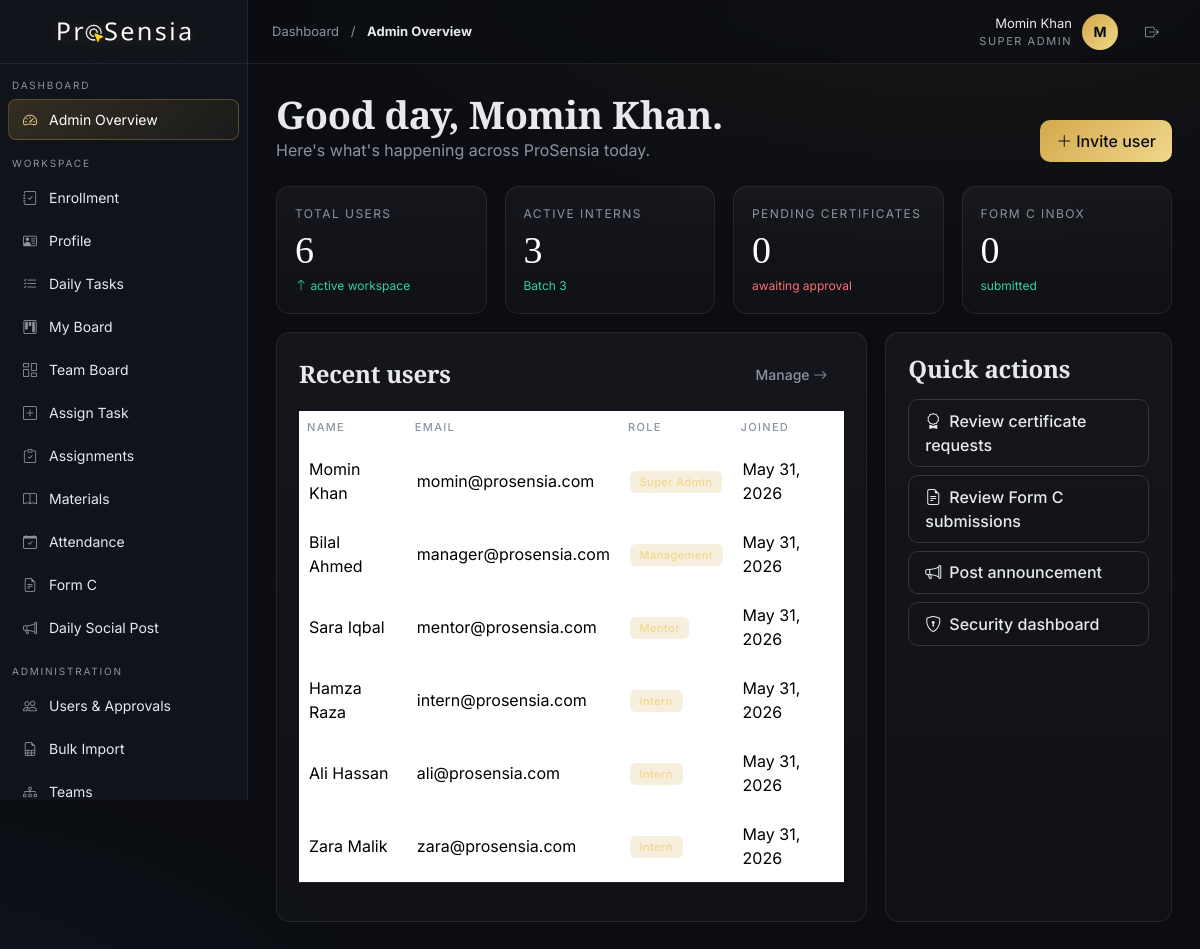
/admin/index.php (signed in), run on the app's committed database.
### tables this page shows
CREATE TABLE users (
  id INT AUTO_INCREMENT PRIMARY KEY,
  name VARCHAR(120) NOT NULL,
  email VARCHAR(160) NOT NULL UNIQUE,
  password VARCHAR(255) NOT NULL,
  role ENUM('super_admin','management','mentor','intern') NOT NULL,
  status ENUM('pending','active','inactive','rejected') DEFAULT 'pending',
  created_at TIMESTAMP DEFAULT CURRENT_TIMESTAMP
);

### admin/index.php (the view, shortened to what this page needs)
<?php
require __DIR__ . '/../includes/header.php';
$counts = [
  'users'      => $pdo->query('SELECT COUNT(*) FROM users')->fetchColumn(),
  'interns'    => $pdo->query("SELECT COUNT(*) FROM users WHERE role='intern'")->fetchColumn(),
  'pending_certs' => $pdo->query("SELECT COUNT(*) FROM certificate_requests WHERE status='pending'")->fetchColumn(),
  'pending_formc' => $pdo->query("SELECT COUNT(*) FROM form_c WHERE status='submitted'")->fetchColumn(),
];
$recent = $pdo->query('SELECT id,name,email,role,created_at FROM users ORDER BY created_at DESC LIMIT 6')->fetchAll();
?>
<div class="d-flex justify-content-between align-items-end mb-4">
  <div>
    <h1 class="serif" style="font-size:38px;margin:0">Good day, <?= e($user['name']) ?>.</h1>
    <p class="muted mb-0">Here's what's happening across ProSensia today.</p>
  </div>
  <a href="<?= base_url('admin/users.php') ?>" class="btn btn-primary"><i class="bi bi-plus-lg me-1"></i>Invite user</a>
</div>
<div class="bento mb-4">
  <div class="span-3 glass kpi"><div class="label">Total users</div><div class="value"><?= (int)$counts['users'] ?></div><div class="delta"><i class="bi bi-arrow-up"></i> active workspace</div></div>
  <div class="span-3 glass kpi"><div class="label">Active interns</div><div class="value"><?= (int)$counts['interns'] ?></div><div class="delta">Batch 3</div></div>
  <div class="span-3 glass kpi"><div class="label">Pending certificates</div><div class="value"><?= (int)$counts['pending_certs'] ?></div><div class="delta down">awaiting approval</div></div>
  <div class="span-3 glass kpi"><div class="label">Form C inbox</div><div class="value"><?= (int)$counts['pending_formc'] ?></div><div class="delta">submitted</div></div>
  <div class="span-8 glass card-pad">
    <div class="d-flex justify-content-between align-items-center mb-3">
      <h4 class="serif m-0">Recent users</h4>
      <a class="btn btn-ghost btn-sm" href="<?= base_url('admin/users.php') ?>">Manage <i class="bi bi-arrow-right"></i></a>
    </div>
    <div class="table-responsive">
    <table class="table table-hover align-middle">
      <thead><tr><th>Name</th><th>Email</th><th>Role</th><th>Joined</th></tr></thead>
      <tbody>
      <?php foreach ($recent as $r): ?>
        <tr>
          <td><?= e($r['name']) ?></td>
          <td class="muted"><?= e($r['email']) ?></td>
          <td><span class="badge b-primary"><?= e(role_label($r['role'])) ?></span></td>
          <td class="muted"><?= e(date('M j, Y', strtotime($r['created_at']))) ?></td>
        </tr>
      <?php endforeach; ?>
      </tbody>
    </table>
    </div>
  </div>
  <div class="span-4 glass card-pad">
    <h4 class="serif">Quick actions</h4>
    <div class="d-grid gap-2 mt-3">
      <a class="btn btn-outline-light text-start" href="<?= base_url('shared/certificates.php') ?>"><i class="bi bi-award me-2"></i>Review certificate requests</a>
      <a class="btn btn-outline-light text-start" href="<?= base_url('intern/formc.php') ?>"><i class="bi bi-file-earmark-text me-2"></i>Review Form C submissions</a>
      <a class="btn btn-outline-light text-start" href="<?= base_url('shared/messages.php') ?>"><i class="bi bi-megaphone me-2"></i>Post announcement</a>
      <a class="btn btn-outline-light text-start" href="<?= base_url('admin/security.php') ?>"><i class="bi bi-shield-lock me-2"></i>Security dashboard</a>
    </div>
  </div>
</div>
<?php require __DIR__ . '/../includes/footer.php'; ?>

### assets/css/style.css (style rules this page uses)
:root { --bg:#0b0d12; --surface:#11141b; --surface-2:#161a23; --border:rgba(255,255,255,.08); --border-strong:rgba(255,255,255,.14); --text:#e7e9ee; --muted:#8b93a3; --primary:#d4a84c; --primary-glow:#f0d78c; --primary-fg:#0b0d12; --success:#34d399; --warning:#fbbf24; --danger:#f87171; --info:#60a5fa; }
* { box-sizing:border-box }
html,body { background:var(--bg);color:var(--text);font-family:'Inter',system-ui,sans-serif;min-height:100vh;-webkit-font-smoothing:antialiased }
body { background: radial-gradient(1200px 600px at 80% -10%,rgba(212,168,76,.08),transparent 60%), radial-gradient(900px 500px at -10% 110%,rgba(96,165,250,.06),transparent 60%), var(--bg); }
h1,h2,h3,h4,h5,.serif { font-family:'Cormorant Garamond','Playfair Display',Georgia,serif;font-weight:600;letter-spacing:-.01em }
a { color:var(--primary-glow);text-decoration:none }
.glass { background:linear-gradient(180deg,rgba(255,255,255,.04),rgba(255,255,255,.02));border:1px solid var(--border);border-radius:14px }
.card-pad { padding:18px }
@media (min-width:768px) { .card-pad { padding:22px } }
.bento { display:grid;grid-template-columns:repeat(12,1fr);gap:14px }
@media (min-width:768px) { .bento { gap:18px } }
.bento .span-3 { grid-column:span 3 }
.bento .span-4 { grid-column:span 4 }
.bento .span-8 { grid-column:span 8 }
.kpi { padding:18px }
.kpi .label { color:var(--muted);font-size:12px;text-transform:uppercase;letter-spacing:.12em }
.kpi .value { font-family:'Cormorant Garamond',serif;font-size:34px;line-height:1;margin-top:8px;color:#fff }
@media (min-width:768px) { .kpi .value { font-size:38px } }
.kpi .delta { margin-top:8px;font-size:12px;color:var(--success) }
.kpi .delta.down { color:var(--danger) }
.btn { border-radius:10px;font-weight:500;padding:.55rem 1rem;transition:all .2s }
.btn-primary { background:linear-gradient(135deg,var(--primary),var(--primary-glow));border:none;color:var(--primary-fg) }
.btn-outline-light { border:1px solid var(--border-strong);color:var(--text);background:transparent }
.btn-ghost { background:transparent;color:var(--muted);border:1px solid transparent }
.table { color:var(--text);min-width:480px }
.table thead th { color:var(--muted);font-weight:500;font-size:11px;text-transform:uppercase;letter-spacing:.12em;border-color:var(--border) }
.table tbody td { border-color:var(--border);padding:12px 10px;vertical-align:middle }
.badge { font-weight:500;padding:.35rem .6rem;border-radius:6px;font-size:11px;letter-spacing:.04em }
.b-primary { background:rgba(212,168,76,.18);color:var(--primary-glow) }
.muted { color:var(--muted) }

### data on the page
users: name "Momin Khan", email "momin@prosensia.com", role "Super Admin", created_at "May 31, 2026"
users: name "Bilal Ahmed", email "manager@prosensia.com", role "Management", created_at "May 31, 2026"
users: name "Sara Iqbal", email "mentor@prosensia.com", role "Mentor", created_at "May 31, 2026"
users: name "Hamza Raza", email "intern@prosensia.com", role "Intern", created_at "May 31, 2026"
users: name "Ali Hassan", email "ali@prosensia.com", role "Intern", created_at "May 31, 2026"
users: name "Zara Malik", email "zara@prosensia.com", role "Intern", created_at "May 31, 2026"

### other printed values
$label "Admin Overview Enrollment Profile Daily Tasks My Board Team Board Assign Task Assignments Materials Attendance Form C Daily Social Post Users & Approvals Bulk Import Teams"
$page_section "Dashboard"
$page_label "Admin Overview"
$user['name'] "Momin Khan"
role_label($user['role']) "SUPER ADMIN"
substr($u['name'],0,1) "M"
$counts['users'] "6"
$counts['interns'] "3"
$counts['pending_certs'] "0"
$counts['pending_formc'] "0"
